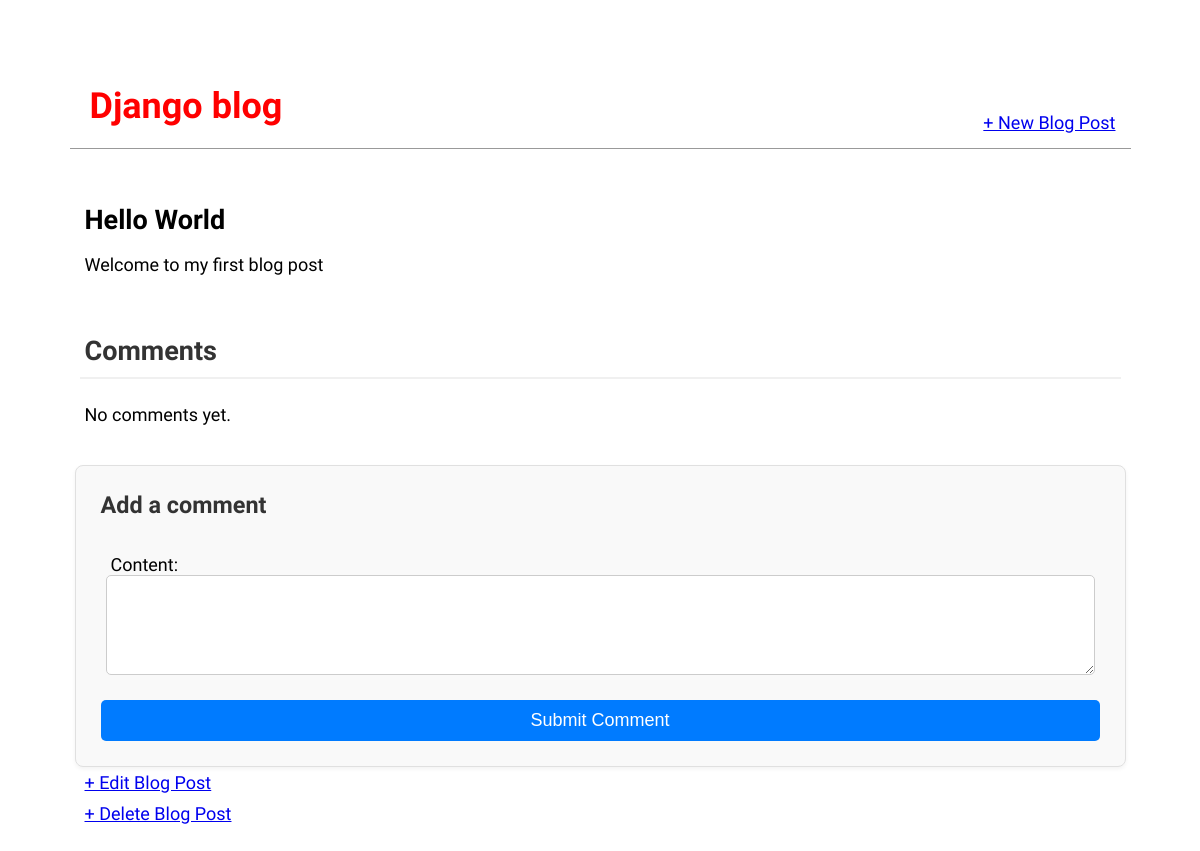
/post/1/, run on an earlier commit of the app's database.
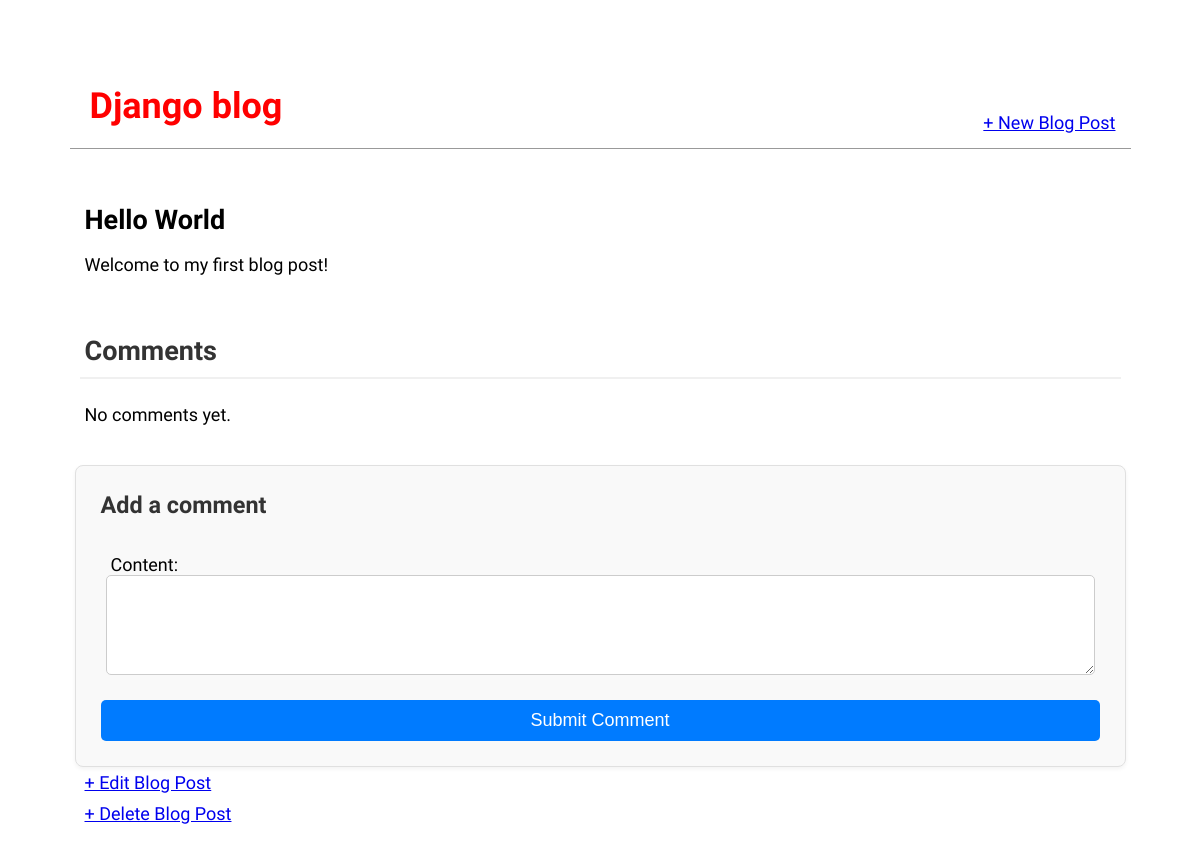
And on a later commit of the database.
### blog/models.py (models this page shows, shortened)
class Post(models.Model):
    title = models.CharField(max_length=250)
    author = models.ForeignKey(User, on_delete=models.CASCADE)
    body = models.TextField()

### blog/views.py (the view, shortened to what this page needs)
# urls.py: path('post/<int:pk>/', BlogDetailView.as_view(), name='post_detail'),
class BlogDetailView(FormMixin, DetailView): # new
    model = Post
    template_name = 'post_detail.html'
    form_class = CommentForm
    def get_context_data(self, **kwargs):
        context = super().get_context_data(**kwargs)
        context['comments'] = self.object.comments.all()
        if 'form' not in context:
            context['form'] = self.get_form()
        return context

### blog/forms.py
class CommentForm(ModelForm):
    class Meta:
        model = Comment
        fields = ['content']

### templates/post_detail.html (shortened to what this page needs)
{% extends 'base.html' %}
{% block content %}
    <div class="post-entry">
        <h2>{{ post.title }}</h2>
        <p>{{ post.body }}</p>
    </div>
    <div class="comment-section">
        <h3>Comments</h3>
        {% for comment in comments %}
        <div class="comment">
            <div class="comment-meta">
                <strong>{{ comment.author }}</strong> on {{ comment.created_at }}
            </div>
            <p> {{ comment.content }} </p>
        </div>
        {% empty %}
            <p> No comments yet.</p>
        {% endfor %}
    </div>
    <div class="comment-form">
        <h3>Add a comment </h3>
        <form action="" method="post">
            {{ form.as_p }}
            <button type="submit">Submit Comment</button>
        </form>
    </div>
    <p><a href="{% url 'post_edit' post.pk %}">+ Edit Blog Post</a></p>
    <p><a href="{% url 'post_delete' post.pk %}">+ Delete Blog Post</a></p>
{% endblock content %}

What changed in the data, as far as the page shows it:
changed Post "Hello World": body "Welcome to my first blog post" → "Welcome to my first blog post!"
